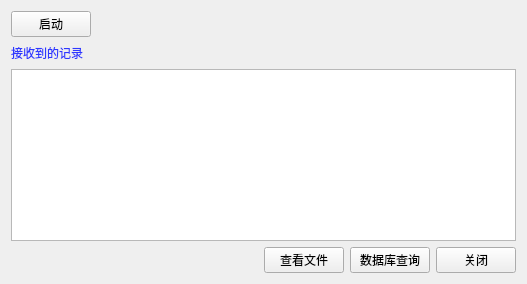
<?xml version="1.0" encoding="UTF-8"?>
<ui version="4.0">
 <class>swidget</class>
 <widget class="QMainWindow" name="swidget">
  <property name="geometry">
   <rect>
    <x>0</x>
    <y>0</y>
    <width>527</width>
    <height>284</height>
   </rect>
  </property>
  <property name="windowTitle">
   <string>服务器</string>
  </property>
  <widget class="QWidget" name="centralWidget">
   <layout class="QVBoxLayout" name="verticalLayout">
    <item>
     <layout class="QHBoxLayout" name="horizontalLayout">
      <item>
       <widget class="QPushButton" name="start">
        <property name="text">
         <string>启动</string>
        </property>
       </widget>
      </item>
      <item>
       <spacer name="horizontalSpacer">
        <property name="orientation">
         <enum>Qt::Horizontal</enum>
        </property>
        <property name="sizeHint" stdset="0">
         <size>
          <width>308</width>
          <height>20</height>
         </size>
        </property>
       </spacer>
      </item>
     </layout>
    </item>
    <item>
     <layout class="QHBoxLayout" name="horizontalLayout_2">
      <item>
       <widget class="QLabel" name="label">
        <property name="styleSheet">
         <string notr="true">color: rgb(46, 56, 255);</string>
        </property>
        <property name="text">
         <string>接收到的记录</string>
        </property>
       </widget>
      </item>
      <item>
       <spacer name="horizontalSpacer_2">
        <property name="orientation">
         <enum>Qt::Horizontal</enum>
        </property>
        <property name="sizeHint" stdset="0">
         <size>
          <width>288</width>
          <height>20</height>
         </size>
        </property>
       </spacer>
      </item>
     </layout>
    </item>
    <item>
     <widget class="QTextEdit" name="textEdit_1"/>
    </item>
    <item>
     <layout class="QHBoxLayout" name="horizontalLayout_4">
      <item>
       <spacer name="horizontalSpacer_3">
        <property name="orientation">
         <enum>Qt::Horizontal</enum>
        </property>
        <property name="sizeHint" stdset="0">
         <size>
          <width>118</width>
          <height>20</height>
         </size>
        </property>
       </spacer>
      </item>
      <item>
       <layout class="QHBoxLayout" name="horizontalLayout_3">
        <item>
         <widget class="QPushButton" name="file_select">
          <property name="text">
           <string>查看文件</string>
          </property>
         </widget>
        </item>
        <item>
         <widget class="QPushButton" name="table_select">
          <property name="text">
           <string>数据库查询</string>
          </property>
         </widget>
        </item>
        <item>
         <widget class="QPushButton" name="pushButton">
          <property name="text">
           <string>关闭</string>
          </property>
         </widget>
        </item>
       </layout>
      </item>
     </layout>
    </item>
   </layout>
  </widget>
 </widget>
 <layoutdefault spacing="6" margin="11"/>
 <resources/>
 <connections/>
</ui>
